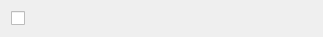
<?xml version="1.0" encoding="UTF-8"?>
<ui version="4.0">
 <class>BoolMatcherConfigWidget</class>
 <widget class="QWidget" name="BoolMatcherConfigWidget">
  <property name="geometry">
   <rect>
    <x>0</x>
    <y>0</y>
    <width>323</width>
    <height>31</height>
   </rect>
  </property>
  <property name="windowTitle">
   <string/>
  </property>
  <layout class="QHBoxLayout" name="horizontalLayout">
   <item>
    <widget class="QCheckBox" name="IsSet_">
     <property name="text">
      <string/>
     </property>
    </widget>
   </item>
  </layout>
 </widget>
 <resources/>
 <connections/>
</ui>
